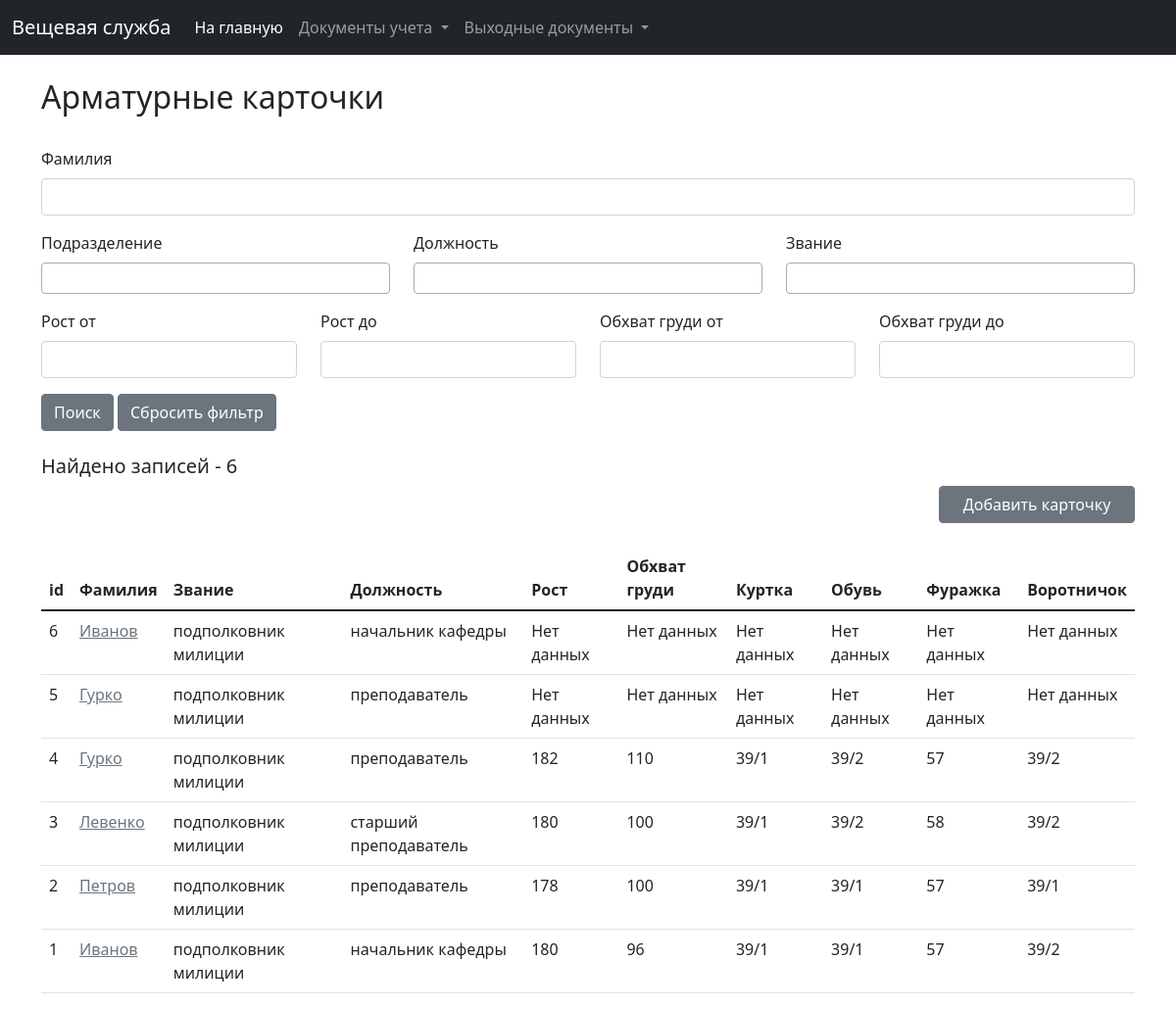
/clothing/cards, run on an earlier commit of the app's database.
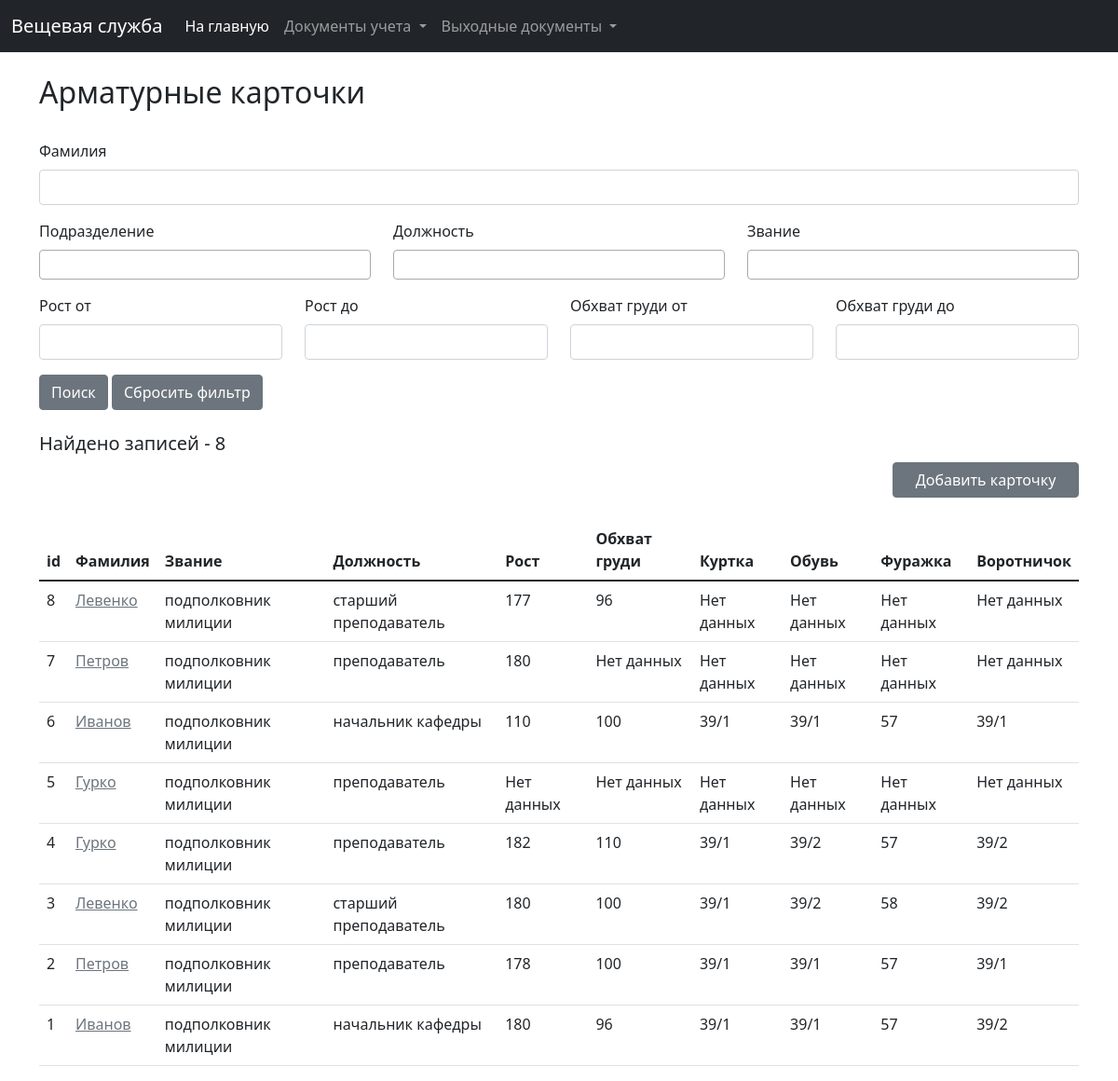
And on a later commit of the database.
### clothing/models.py (models this page shows, shortened)
class Card(models.Model):
    employee = models.ForeignKey(Employee, on_delete=models.CASCADE, verbose_name="Сотрудник/курсант")
    norm = models.ForeignKey(Norm, on_delete=models.CASCADE, verbose_name="Норма")
    growth = models.IntegerField(verbose_name="Рост", blank=True, null=True)
    bust = models.IntegerField(verbose_name="Обхват груди", blank=True, null=True)
    jacket = models.IntegerField(choices=DIMENSIONS, verbose_name="Куртка", blank=True, null=True)
    shoes = models.IntegerField(choices=SHOES_DIMENSIONS, verbose_name="Обувь", blank=True, null=True)
    cap = models.IntegerField(verbose_name="Фуражка", blank=True, null=True)
    collar = models.IntegerField(choices=DIMENSIONS, verbose_name="Воротничок", blank=True, null=True)
    clothes = models.ManyToManyField(Clothes, verbose_name="Имущество", through='ClothesInCard', blank=True)
    created_at = models.DateTimeField(verbose_name="Дата и время создания", auto_created=True, blank=True, null=True)
    last_modified = models.DateTimeField(verbose_name="Дата и время последнего изменения", auto_now=True, blank=True,
                                         null=True)
    @property
    def get_jacket(self):
        if self.jacket:
            return DIMENSIONS[self.jacket - 1][1]
        else:
            return None
    @property
    def get_shoes(self):
        if self.jacket:
            return DIMENSIONS[self.shoes - 1][1]
        else:
            return None
    @property
    def get_collar(self):
        if self.jacket:
            return DIMENSIONS[self.collar - 1][1]
        else:
            return None
    class Meta:
        ordering = ('-id',)
        verbose_name = 'Арматурная карточка'
        verbose_name_plural = 'Арматурные карточки'

class Employee(models.Model):
    last_name = models.CharField(verbose_name="Фамилия", max_length=30)
    first_name = models.CharField(verbose_name="Имя", max_length=30, blank=True, null=True)
    patronymic = models.CharField(verbose_name="Отчество", max_length=30, blank=True, null=True)
    subdivision = models.ForeignKey(Subdivision, on_delete=models.SET_NULL, verbose_name="Подразделение", blank=True,
                                    null=True)
    sex = models.IntegerField(choices=SEX, verbose_name="Пол", blank=True, null=True)
    kind = models.IntegerField(choices=EMPLOYEE_KIND, verbose_name="Тип сотрудника")
    rank = models.ForeignKey(Rank, on_delete=models.CASCADE, verbose_name="Звание", blank=True, null=True)
    position = models.ForeignKey(Position, on_delete=models.SET_NULL, verbose_name="Должность", blank=True, null=True)
    date_of_birth = models.DateField(verbose_name="Дата рождения", blank=True, null=True)
    last_modified = models.DateTimeField(verbose_name="Дата и время последнего редактирования", auto_now=True)
    def __str__(self):
        return self.last_name
    class Meta:
        ordering = ('-id',)
        verbose_name = 'Сотрудник'
        verbose_name_plural = 'Сотрудники'

class Rank(models.Model):
    rank = models.CharField(verbose_name="Звание", max_length=50)
    created_at = models.DateTimeField(verbose_name="Дата и время создания", auto_created=True, blank=True, null=True)
    last_modified = models.DateTimeField(verbose_name="Дата и время последнего изменения", auto_now=True, blank=True,
                                         null=True)
    def __str__(self):
        return self.rank
    class Meta:
        ordering = ('id',)
        verbose_name = 'Звание'
        verbose_name_plural = 'Звания'

class Position(models.Model):
    position = models.CharField(verbose_name="Должность", max_length=255)
    created_at = models.DateTimeField(verbose_name="Дата и время создания", auto_created=True, blank=True, null=True)
    last_modified = models.DateTimeField(verbose_name="Дата и время последнего изменения", auto_now=True, blank=True,
                                         null=True)
    def __str__(self):
        return self.position
    class Meta:
        ordering = ('position',)
        verbose_name = 'Должность'
        verbose_name_plural = 'Должности'

### clothing/views.py (the view)
# urls.py: path('cards', views.card_list, name='card_list'),
def card_list(request):
    f = CardFilter(request.GET, queryset=Card.objects.all())
    card_list = f.qs
    card_form = CardForm()
    return render(request, 'clothing/card/card_list.html',
                  {'card_list': card_list, 'card_form': card_form, 'filter': f})

### clothing/forms.py
class CardForm(ModelForm):
    class Meta:
        model = Card
        fields = '__all__'

### clothing/models.py (called while the page is built)
    def __str__(self):
        return self.subdivision_name

    def __str__(self):
        return self.norm_title

### clothing/templates/clothing/card/card_list.html (shortened to what the changed rows need)
{% extends 'base.html' %}
{% load widget_tweaks %}
{% load static %}
{% block content %}
    <div class="container">
        <br>
        <h2>Арматурные карточки</h2>
        <br>
        <form action="{% url 'clothing:card_list' %}">
            <div class="row">
            </div>
            <div class="row">
            </div>
            <div class="row">
            </div>
            <button type="submit" class="btn btn-secondary">Поиск</button>
            <a href="{% url 'clothing:card_list' %}" class="btn btn-secondary">Сбросить фильтр</a>
        </form>
        <br>
        <h5>Найдено записей - {{ card_list.count }}</h5>
        <a href="#card_add_data_form" data-bs-toggle="modal" class="btn btn-secondary"
           style="display: block; margin-left:auto; width: 200px;">Добавить карточку</a>
        <br>
        {% if card_list %}
            <table class="table">
                <thead>
                <tr>
                    <th scope="col">id</th>
                    <th scope="col">Фамилия</th>
                    <th scope="col">Звание</th>
                    <th scope="col">Должность</th>
                    <th scope="col">Рост</th>
                    <th scope="col">Обхват груди</th>
                    <th scope="col">Куртка</th>
                    <th scope="col">Обувь</th>
                    <th scope="col">Фуражка</th>
                    <th scope="col">Воротничок</th>
                </tr>
                </thead>
                <tbody>
                {% for card in card_list %}
                    <tr>
                        <td>{{ card.id }}</td>
                        <td><a href="{% url 'clothing:get_card' card.id %}"
                               class="link-secondary">{{ card.employee.last_name|default_if_none:"Нет данных" }}</a>
                        </td>
                        <td>{{ card.employee.rank|default_if_none:"Нет данных" }}</td>
                        <td>{{ card.employee.position|default_if_none:"Нет данных" }}</td>
                        <td>{{ card.growth|default_if_none:"Нет данных" }}</td>
                        <td>{{ card.bust|default_if_none:"Нет данных" }}</td>
                        <td>{{ card.get_jacket|default_if_none:"Нет данных" }}</td>
                        <td>{{ card.get_shoes|default_if_none:"Нет данных" }}</td>
                        <td>{{ card.cap|default_if_none:"Нет данных" }}</td>
                        <td>{{ card.get_collar|default_if_none:"Нет данных" }}</td>
                    </tr>
                {% endfor %}
                </tbody>
            </table>
        {% else %}
            <p>Список пуст!</p>
        {% endif %}
    </div>
{% endblock %}

What changed in the data, as far as the page shows it:
added Card: id "8", employee.last_name "Левенко", employee.rank "подполковник милиции", employee.position "старший преподаватель", growth "177", bust "96", get_jacket "Нет данных", get_shoes "Нет данных", cap "Нет данных", get_collar "Нет данных"
added Card: id "7", employee.last_name "Петров", employee.rank "подполковник милиции", employee.position "преподаватель", growth "180", bust "Нет данных", get_jacket "Нет данных", get_shoes "Нет данных", cap "Нет данных", get_collar "Нет данных"
changed Card id 6: growth "Нет данных" → "110"; bust "Нет данных" → "100"; get_jacket "Нет данных" → "39/1"; get_shoes "Нет данных" → "39/1"; cap "Нет данных" → "57"; get_collar "Нет данных" → "39/1"
Also different on the page:
{{ card_list.count }}: "6" → "8"
